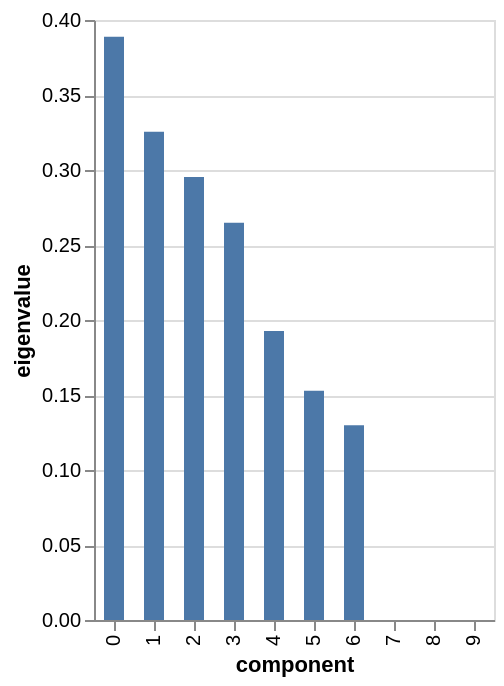

Notebook code for this chart:
### Code cell
# %load solutions/pmca/mca_eigenvalues.py
display(mca.eigenvalues_summary)

mca.scree_plot()

### Figure 1 — Vega-Lite specification as saved in the notebook (floating-point values rounded to 4 significant figures)
{"config": {"view": {"continuousWidth": 300, "continuousHeight": 300}}, "data": {"name": "data-6c1906b3a379771f92522e1a10e0f5a4"}, "mark": {"type": "bar", "size": 10}, "encoding": {"tooltip": [{"field": "component", "type": "nominal"}, {"field": "eigenvalue", "type": "quantitative"}, {"field": "% of variance", "type": "quantitative"}, {"field": "% of variance (cumulative)", "type": "quantitative"}], "x": {"field": "component", "type": "nominal"}, "y": {"field": "eigenvalue", "type": "quantitative"}}, "$schema": "https://vega.github.io/schema/vega-lite/v5.20.1.json", "datasets": {"data-6c1906b3a379771f92522e1a10e0f5a4": [{"component": "0", "eigenvalue": 0.3889, "% of variance": 22.22, "% of variance (cumulative)": 22.22}, {"component": "1", "eigenvalue": 0.3255, "% of variance": 18.6, "% of variance (cumulative)": 40.82}, {"component": "2", "eigenvalue": 0.2953, "% of variance": 16.87, "% of variance (cumulative)": 57.7}, {"component": "3", "eigenvalue": 0.2649, "% of variance": 15.14, "% of variance (cumulative)": 72.83}, {"component": "4", "eigenvalue": 0.1927, "% of variance": 11.01, "% of variance (cumulative)": 83.84}, {"component": "5", "eigenvalue": 0.1529, "% of variance": 8.737, "% of variance (cumulative)": 92.58}, {"component": "6", "eigenvalue": 0.1298, "% of variance": 7.419, "% of variance (cumulative)": 100.0}, {"component": "7", "eigenvalue": 5.499e-33, "% of variance": 3.142e-31, "% of variance (cumulative)": 100.0}, {"component": "8", "eigenvalue": 1.258e-33, "% of variance": 7.191e-32, "% of variance (cumulative)": 100.0}, {"component": "9", "eigenvalue": 8.642e-34, "% of variance": 4.938e-32, "% of variance (cumulative)": 100.0}]}}
